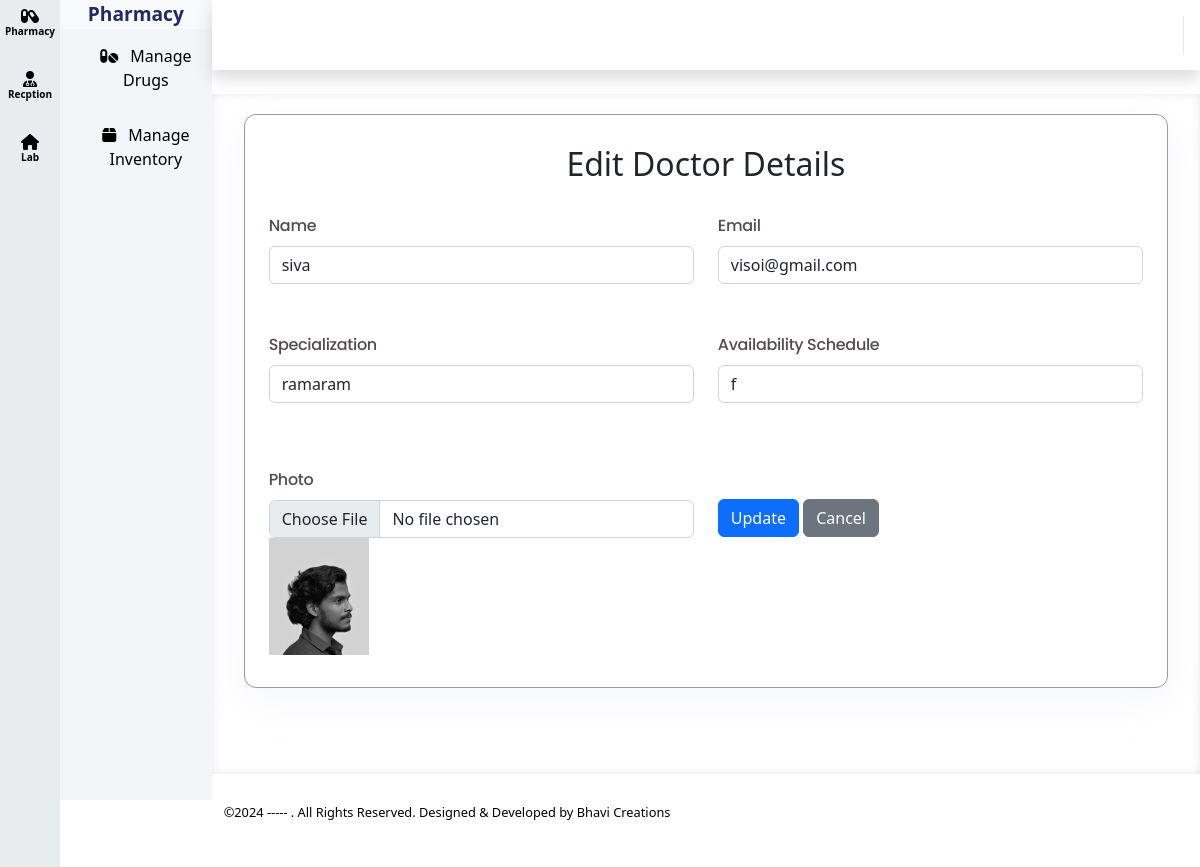
The app's page /edit_staff.php?id=11&type=doctor with its own data.
### tables this page shows
CREATE TABLE `doctors` (
  `id` int(11) NOT NULL,
  `name` varchar(100) DEFAULT NULL,
  `specialization` varchar(100) DEFAULT NULL,
  `contact` varchar(15) DEFAULT NULL,
  `email` varchar(100) DEFAULT NULL,
  `availability_schedule` text DEFAULT NULL,
  `created_at` timestamp NOT NULL DEFAULT current_timestamp(),
  `photo` varchar(255) DEFAULT NULL,
  `status` tinyint(1) DEFAULT 1,
  `serial_number` int(11) DEFAULT NULL
);

### edit_staff.php (the view, shortened to what this page needs)
<div id="wrapper">
    <?php
    include "includes/sidebar.php";
    include "includes/header.php";
    include "config/db.php";
    $id = intval($_GET['id']);
    $type = htmlspecialchars($_GET['type']);
    $table = $type === 'nurse' ? 'nurses' : 'doctors';
    $redirectPath = $type === 'nurse' ? 'see_staff.php?type=nurse' : 'see_staff.php?type=doctor';
    try {
        $query = "SELECT * FROM $table WHERE id = :id";
        $stmt = $pdo->prepare($query);
        $stmt->execute(['id' => $id]);
        $staff = $stmt->fetch(PDO::FETCH_ASSOC);
    } catch (PDOException $e) {
        die("Error fetching staff details: " . $e->getMessage());
    }
    ?>
    <div id="content-wrapper" class="d-flex flex-column bg-white">
        <div id="content">
            <div class="container branch_container">
                <div class="col-md-11 col-lg-12 ul_border">
                    <h2 class="edit_h_tag">Edit <?= ucfirst($type); ?> Details</h2>
                    <div class="container">
                        <form method="POST" enctype="multipart/form-data">
                            <div class="form-group">
                                <div class="row">
                                    <div class="mb-5 col-md-6">
                                        <label class="control-label mb-2 field_txt" for="name">Name</label>
                                        <input type="text" name="name" id="name" class="form-control field_input_bg" value="<?= htmlspecialchars($staff['name']); ?>" required>
                                    </div>
                                    <div class="mb-5 col-md-6">
                                        <label class="control-label mb-2 field_txt" for="email">Email</label>
                                        <input type="email" name="email" id="email" class="form-control field_input_bg" value="<?= htmlspecialchars($staff['email']); ?>" required>
                                    </div>
                                    <div class="mb-5 col-md-6">
                                        <label class="control-label mb-2 field_txt" for="specialization_or_department"><?= $type === 'nurse' ? 'Department' : 'Specialization'; ?></label>
                                        <input type="text" name="specialization_or_department" id="specialization_or_department" class="form-control field_input_bg" value="<?= htmlspecialchars($staff[$type === 'nurse' ? 'department' : 'specialization']); ?>" required>
                                    </div>
                                    <div class="mb-5 col-md-6">
                                        <label class="control-label mb-2 field_txt" for="availability_schedule">Availability Schedule</label>
                                        <input type="text" name="availability_schedule" id="availability_schedule" class="form-control field_input_bg" value="<?= htmlspecialchars($staff['availability_schedule']); ?>" required>
                                    </div>
                                    <div class=" mt-3 col-md-6">
                                        <label class="control-label mb-2 field_txt" for="photo">Photo</label>
                                        <input type="file" name="photo" id="photo" class="form-control field_input_bg">
                                        <?php if (!empty($staff['photo'])): ?>
                                            <img src="assets/uploads/<?= htmlspecialchars($table); ?>/<?= htmlspecialchars($staff['photo']); ?>" alt="Current Photo" width="100">
                                        <?php else: ?>
                                            <span>No photo available</span>
                                        <?php endif; ?>
                                    </div>
                                    <div class="mt-5 col-md-6 ">
                                        <button type="submit" class="btn btn-primary">Update</button>
                                        <a href="<?= $redirectPath; ?>" class="btn btn-secondary ">Cancel</a>
                                    </div>
                                </div>
                            </div>
                        </form>
                    </div>
                </div>
            </div>
        </div>
    </div>
    <?php
    include "includes/footer.php";
    ?>
</div>

### assets/css/style.css (style rules this page uses)
.edit_h_tag { text-align: center; margin: 30px 0px; }
#wrapper { height: 100vh !important; }
#content-wrapper { flex: 1 !important; overflow-y: auto !important; height: 85vh !important; padding: 20px !important; box-shadow: inset 0px 0px 10px rgba(0, 0, 0, 0.1) !important; }

### records on screen
doctors: name "siva", email "visoi@gmail.com", specialization_or_department "ramaram", availability_schedule "f", photo (picture)

### other values on screen
$type "Doctor"
